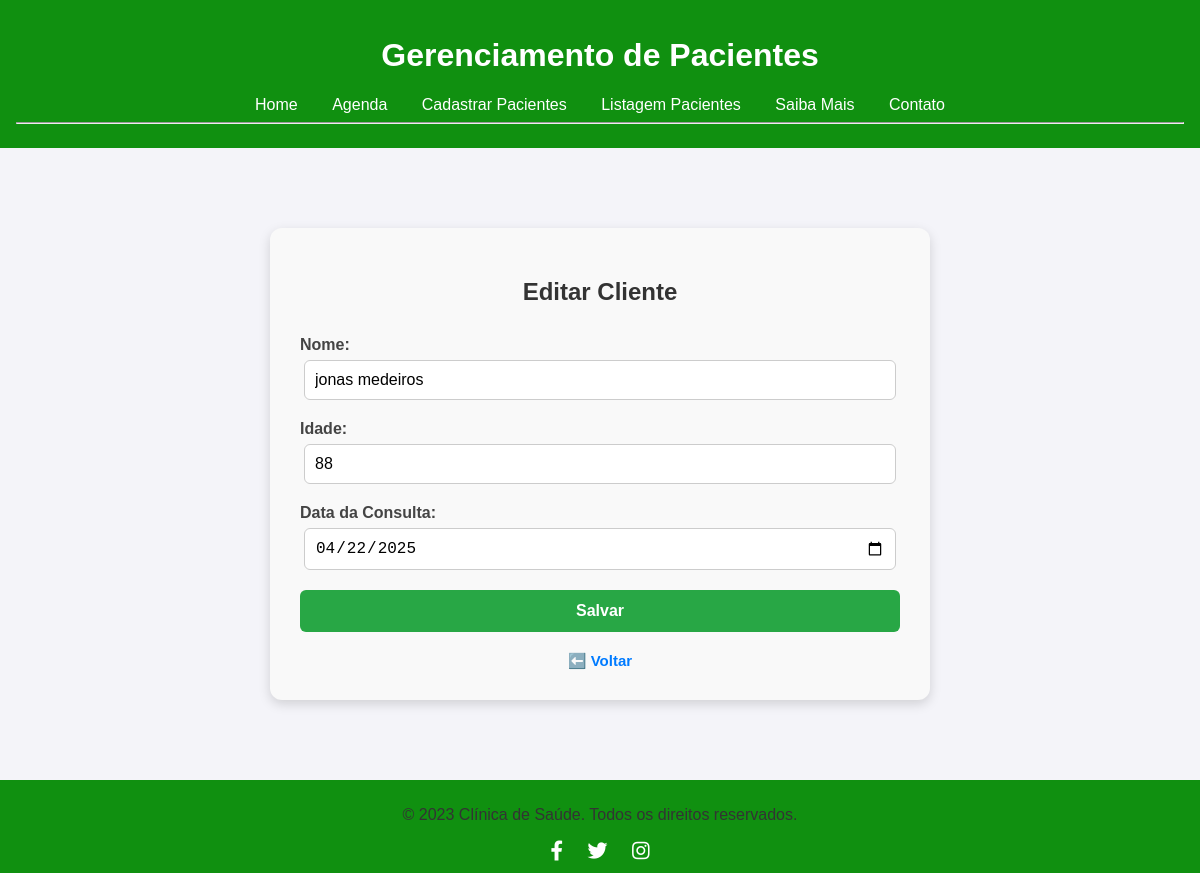
Page /editar/18 on the committed database.
### tables this page shows
CREATE TABLE clientes (
            id INTEGER PRIMARY KEY AUTOINCREMENT,
            nome TEXT NOT NULL,
            idade TEXT NOT NULL,
            data_cadastro TEXT NOT NULL  
        );

### app.py (the view, shortened to what this page needs)
@app.route('/editar/<int:index>', methods=['GET', 'POST'])
def editar(index):
    conn = get_db_connection()
    cliente = conn.execute('SELECT * FROM clientes WHERE id = ?', (index,)).fetchone()
    conn.close()
    return render_template('form.html', titulo='Editar Cliente', cliente=cliente)

### app.py (called while the page is built)
def get_db_connection():
    conn = sqlite3.connect('database.db')
    conn.row_factory = sqlite3.Row
    return conn

### Templates/form.html (shortened to what this page needs)
{% extends 'base.html' %}
{% block conteudo %}
<div class="form-container">
    <h2>{{ titulo }}</h2>
    <form method="post">
        <label for="nome">Nome:</label>
        <input type="text" id="nome" name="nome" value="{{ cliente.nome if cliente else '' }}" required>
        <label for="idade">Idade:</label>
        <input type="text" id="idade" name="idade" value="{{ cliente.idade if cliente else '' }}" required>
        <label for="data_cadastro">Data da Consulta:</label>
        <input type="date" id="data_cadastro" name="data_cadastro" value="{{ cliente.data_cadastro if cliente else '' }}" required>
        <button type="submit">Salvar</button>
    </form>
    <a href="{{ request.referrer or url_for('index') }}" class="back-link" title="Voltar para página anterior" style="text-decoration: none">⬅️ Voltar</a>
</div>
{% endblock %}

### Templates/base.html (style rules this page uses)
body { font-family: Arial, sans-serif; margin: 0; padding: 0; background-color: #f4f4f9; color: #333; height: 100%; margin: 0; display: flex; flex-direction: column; }
html { height: 100%; margin: 0; display: flex; flex-direction: column; }
input[type="text"], input[type="number"] { width: 100%; padding: 10px; border: 1px solid #ccc; border-radius: 4px; }
button { background: #28a745; color: white; padding: 10px 15px; border: none; border-radius: 4px; cursor: pointer; }

### Templates/form.html (style rules this page uses)
.form-container { max-width: 600px; margin: 60px auto; padding: 30px; background-color: #f9f9f9; border-radius: 12px; box-shadow: 0 4px 12px rgba(0,0,0,0.15); font-family: Arial, sans-serif; }
.form-container h2 { text-align: center; margin-bottom: 30px; color: #333; }
.form-container label { display: block; margin-bottom: 6px; font-weight: bold; color: #444; }
.form-container input[type="text"], .form-container input[type="date"] { width: 95%; margin: 0 auto 20px; display: block; padding: 10px; margin-bottom: 20px; border: 1px solid #ccc; border-radius: 6px; font-size: 16px; }
.form-container button { width: 100%; padding: 12px; background-color: #28a745; color: white; font-size: 16px; font-weight: bold; border: none; border-radius: 6px; cursor: pointer; transition: background-color 0.3s ease; }
.form-container .back-link { display: block; text-align: center; margin-top: 20px; color: #007bff; text-decoration: none; font-size: 15px; font-weight: bold; text-decoration: none; }

### rows in the picture
clientes: nome "jonas medeiros", idade "88", data_cadastro "04/22/2025"

### other values in the picture
{{ titulo }} "Editar Cliente"
